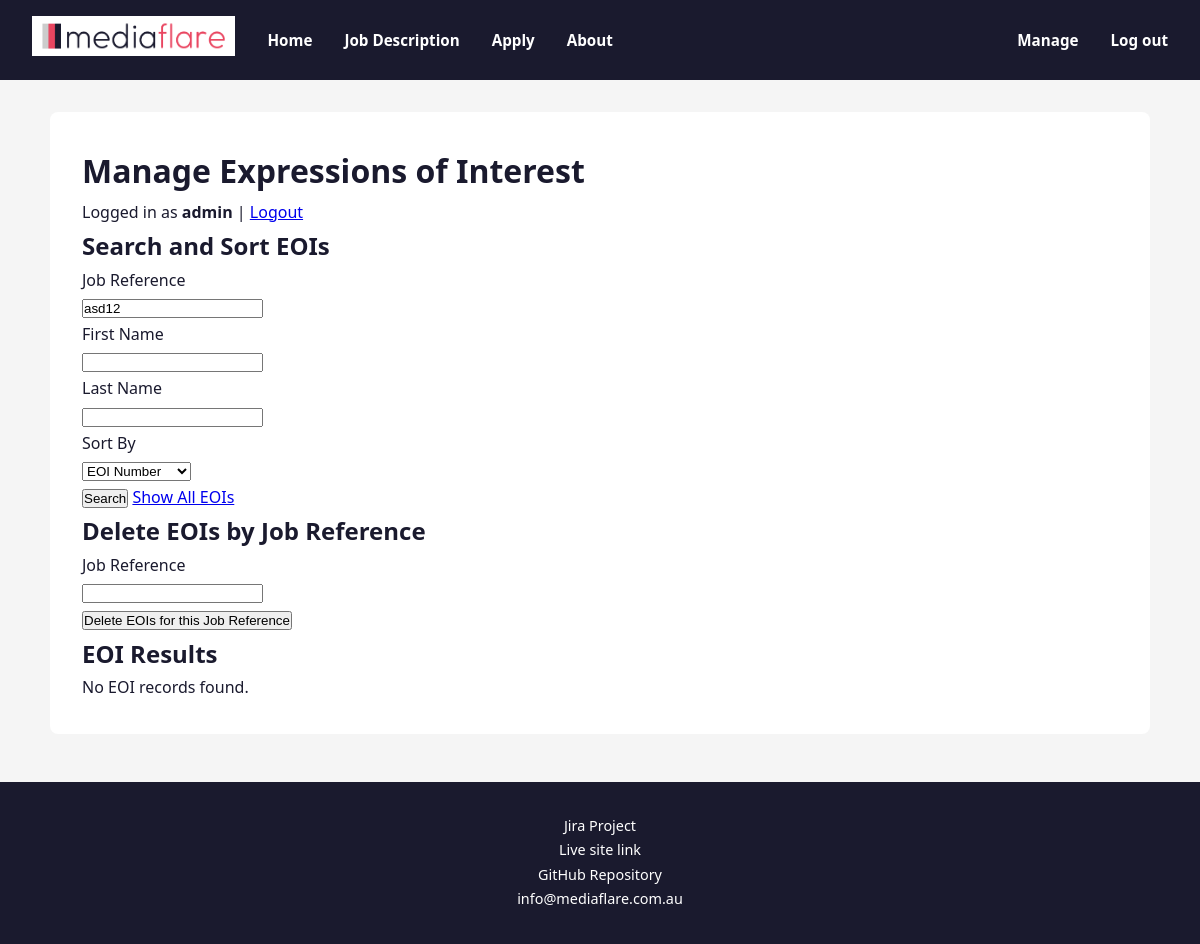
/manage.php?job_reference=asd12 (signed in), run on an earlier commit of the app's database.
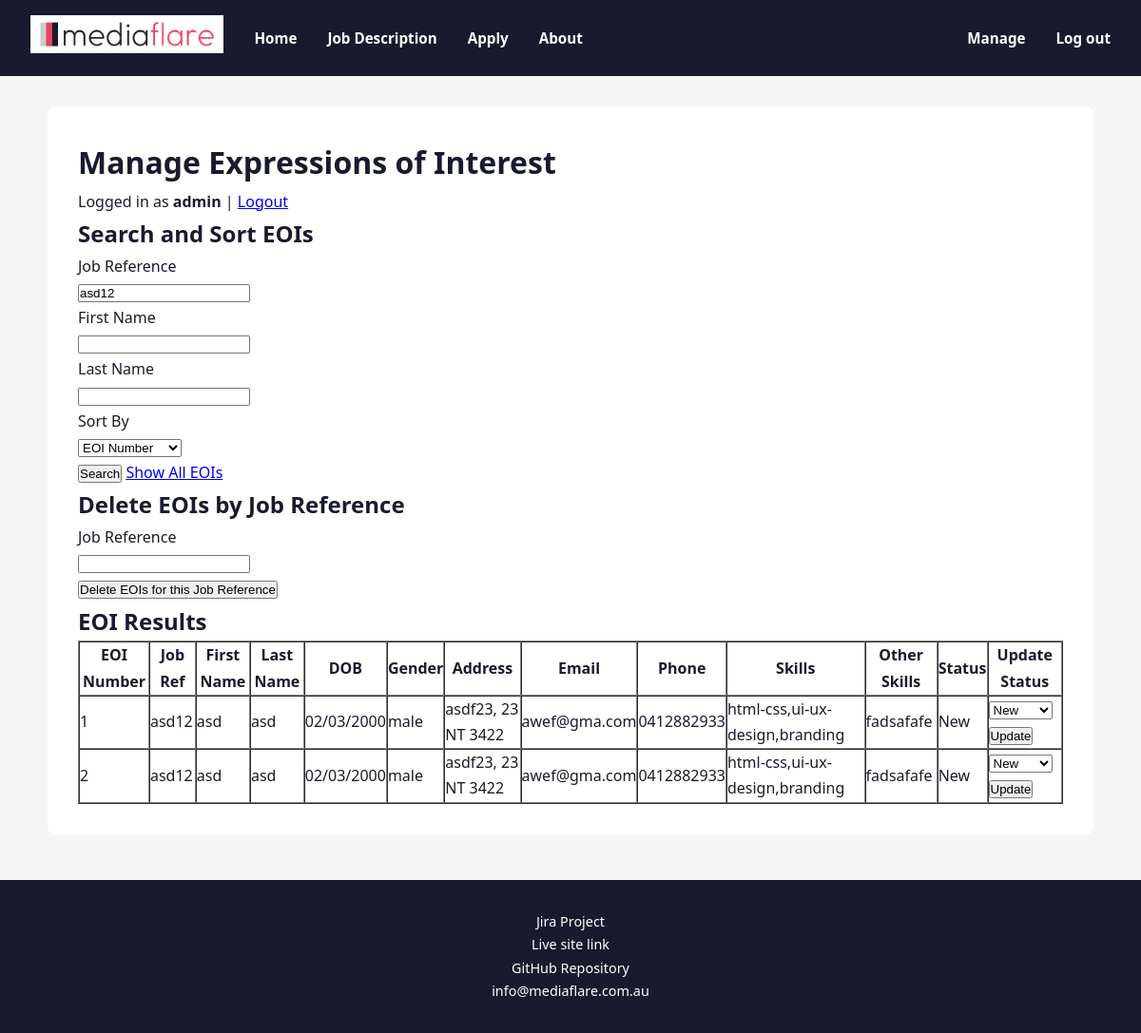
And on a later commit of the database.
### tables this page shows
CREATE TABLE `eoi` (
  `EOInumber` int(11) NOT NULL,
  `job_reference` varchar(5) NOT NULL,
  `first_name` varchar(20) NOT NULL,
  `last_name` varchar(20) NOT NULL,
  `date_of_birth` varchar(10) NOT NULL,
  `gender` enum('male','female','prefer-not-to-say') NOT NULL,
  `street_address` varchar(40) NOT NULL,
  `suburb` varchar(40) NOT NULL,
  `state` enum('VIC','NSW','QLD','NT','WA','SA','TAS','ACT') NOT NULL,
  `postcode` char(4) NOT NULL,
  `email` varchar(100) NOT NULL,
  `phone` varchar(12) NOT NULL,
  `skills` text NOT NULL,
  `other_skills` text DEFAULT NULL,
  `status` enum('New','Current','Final') NOT NULL DEFAULT 'New'
);

### manage.php (the view, shortened to what the changed rows need)
<?php
require_once 'settings.php';
$conn = new mysqli($host, $username, $password, $dbname);
function clean_output($value) {
    return htmlspecialchars($value ?? '', ENT_QUOTES, 'UTF-8');
}
$create_eoi_table = "
CREATE TABLE IF NOT EXISTS `eoi` (
  `EOInumber` int(11) NOT NULL AUTO_INCREMENT,
  `job_reference` varchar(5) NOT NULL,
  `first_name` varchar(20) NOT NULL,
  `last_name` varchar(20) NOT NULL,
  `date_of_birth` varchar(10) NOT NULL,
  `gender` enum('male','female','prefer-not-to-say') NOT NULL,
  `street_address` varchar(40) NOT NULL,
  `suburb` varchar(40) NOT NULL,
  `state` enum('VIC','NSW','QLD','NT','WA','SA','TAS','ACT') NOT NULL,
  `postcode` char(4) NOT NULL,
  `email` varchar(100) NOT NULL,
  `phone` varchar(12) NOT NULL,
  `skills` text NOT NULL,
  `other_skills` text,
  `status` enum('New','Current','Final') NOT NULL DEFAULT 'New',
  PRIMARY KEY (`EOInumber`)
) ENGINE=InnoDB DEFAULT CHARSET=utf8mb4;
";
$conn->query($create_eoi_table);
$allowed_sort_fields = [
    'EOInumber' => 'EOInumber',
    'job_reference' => 'job_reference',
    'first_name' => 'first_name',
    'last_name' => 'last_name',
    'status' => 'status'
];
$sort = $_GET['sort'] ?? 'EOInumber';
$sort_sql = $allowed_sort_fields[$sort];
$search_job_reference = trim($_GET['job_reference'] ?? '');
$where = [];
$params = [];
$types = "";
if ($search_job_reference !== '') {
    $where[] = "job_reference = ?";
    $params[] = $search_job_reference;
    $types .= "s";
}
$sql = "SELECT * FROM eoi";
if (count($where) > 0) {
    $sql .= " WHERE " . implode(" AND ", $where);
}
$sql .= " ORDER BY $sort_sql";
$stmt = $conn->prepare($sql);
if (count($params) > 0) {
    $stmt->bind_param($types, ...$params);
}
$stmt->execute();
$result = $stmt->get_result();
include "header.inc";
?>
<main class="section-container">
    <h1>Manage Expressions of Interest</h1>
    <section>
        <h2>Search and Sort EOIs</h2>
    </section>
    <section>
        <h2>Delete EOIs by Job Reference</h2>
    </section>
    <section>
        <h2>EOI Results</h2>
        <?php if ($result && $result->num_rows > 0): ?>
            <table border="1" cellpadding="6" cellspacing="0">
                <thead>
                    <tr>
                        <th>EOI Number</th>
                        <th>Job Ref</th>
                        <th>First Name</th>
                        <th>Last Name</th>
                        <th>DOB</th>
                        <th>Gender</th>
                        <th>Address</th>
                        <th>Email</th>
                        <th>Phone</th>
                        <th>Skills</th>
                        <th>Other Skills</th>
                        <th>Status</th>
                        <th>Update Status</th>
                    </tr>
                </thead>
                <tbody>
                    <?php while ($row = $result->fetch_assoc()): ?>
                        <tr>
                            <td><?php echo clean_output($row['EOInumber']); ?></td>
                            <td><?php echo clean_output($row['job_reference']); ?></td>
                            <td><?php echo clean_output($row['first_name']); ?></td>
                            <td><?php echo clean_output($row['last_name']); ?></td>
                            <td><?php echo clean_output($row['date_of_birth']); ?></td>
                            <td><?php echo clean_output($row['gender']); ?></td>
                            <td>
                                <?php
                                echo clean_output(
                                    $row['street_address'] . ', ' .
                                    $row['suburb'] . ' ' .
                                    $row['state'] . ' ' .
                                    $row['postcode']
                                );
                                ?>
                            </td>
                            <td><?php echo clean_output($row['email']); ?></td>
                            <td><?php echo clean_output($row['phone']); ?></td>
                            <td><?php echo clean_output($row['skills']); ?></td>
                            <td><?php echo clean_output($row['other_skills']); ?></td>
                            <td><?php echo clean_output($row['status']); ?></td>
                            <td>
                                <form action="manage.php" method="post" novalidate>
                                    <select name="status">
                                        <option value="New" <?php if ($row['status'] === 'New') echo 'selected'; ?>>New</option>
                                    </select>
                                    <input type="submit" value="Update">
                                </form>
                            </td>
                        </tr>
                    <?php endwhile; ?>
                </tbody>
            </table>
        <?php else: ?>
            <p>No EOI records found.</p>
        <?php endif; ?>
    </section>
</main>
<?php
include "footer.inc";
?>

What changed in the data, as far as the page shows it:
now on this page (row edited): eoi: EOInumber "1", job_reference "asd12", first_name "asd", last_name "asd", date_of_birth "02/03/2000", gender "male", street_address+suburb+state "asdf23, 23 NT 3422", email "awef@gma.com", phone "0412882933", skills "html-css,ui-ux-design,branding", other_skills "fadsafafe", status "New"
now on this page (row edited): eoi: EOInumber "2", job_reference "asd12", first_name "asd", last_name "asd", date_of_birth "02/03/2000", gender "male", street_address+suburb+state "asdf23, 23 NT 3422", email "awef@gma.com", phone "0412882933", skills "html-css,ui-ux-design,branding", other_skills "fadsafafe", status "New"
Also different on the page:
text no longer shown: "No EOI records found."
text now shown: "EOI Number Job Ref First Name Last Name DOB Gender Address Email Phone Skills Other Skills Status Update Status"
